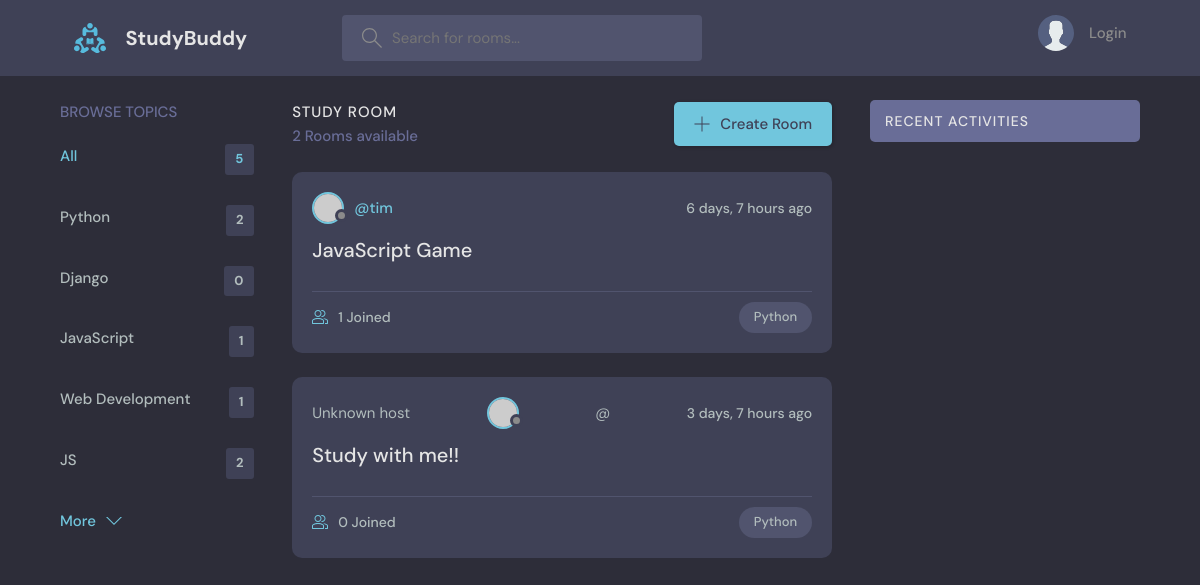
The app's page /?q=Python, older data.
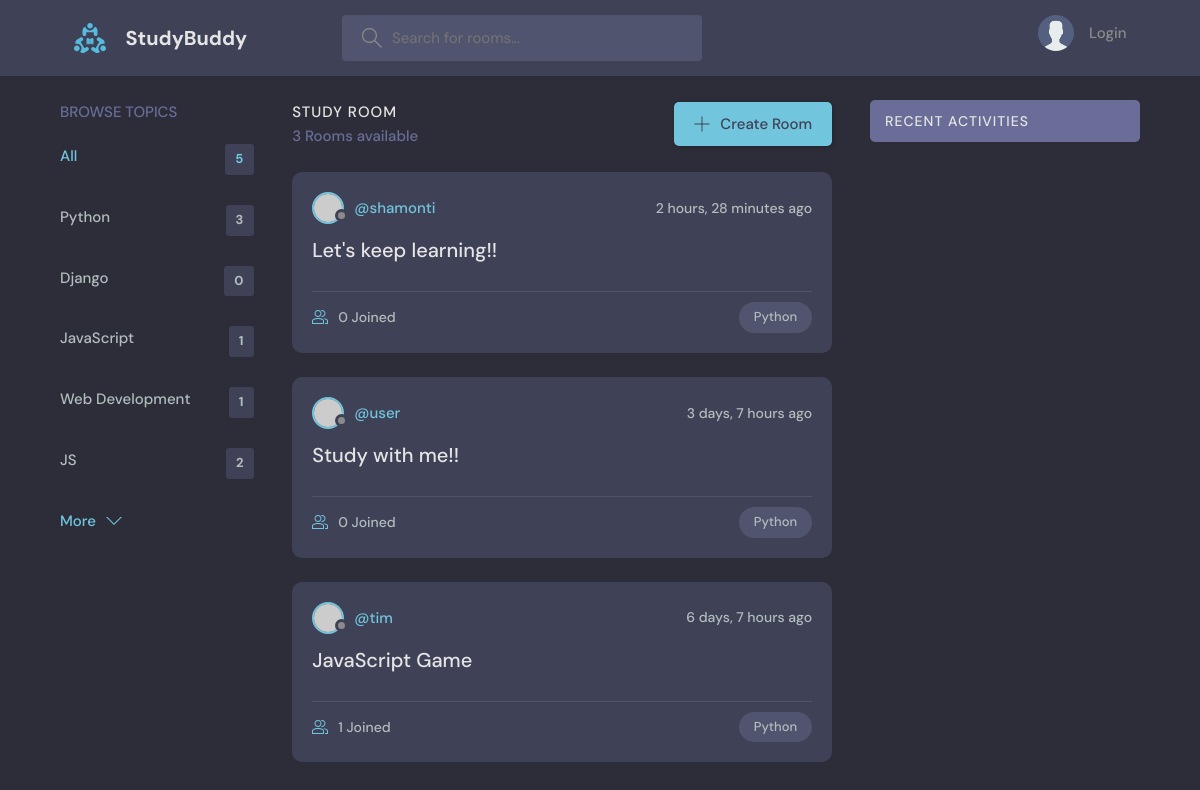
The same page, newer data.
### base/models.py (models this page shows, shortened)
class Topic(models.Model):
    name = models.CharField(max_length=200)

class Room(models.Model):
    host = models.ForeignKey(User, on_delete=models.SET_NULL, null=True)
    topic = models.ForeignKey(Topic, on_delete=models.SET_NULL, null=True)
    name = models.CharField(max_length=200)
    description = models.TextField(null=True, blank=True)
    participants = models.ManyToManyField(User, related_name='participants', blank=True)
    updated = models.DateTimeField(auto_now=True)
    created = models.DateTimeField(auto_now_add=True)
    class Meta:
        ordering = ['-updated', '-created']

### base/views.py (the view)
# urls.py: path('', views.home, name='home'),
def home(request):
    q = request.GET.get('q') if request.GET.get('q') != None else ''
    rooms = Room.objects.filter(Q(topic__name__icontains = q) |
                                Q(name__icontains = q) |
                                Q(description__icontains = q)
                                )
    room_count = rooms.count()
    room_messages = Message.objects.filter(Q(room__topic__name__icontains = q))
    topics = Topic.objects.all()
    context = {'rooms': rooms, 'topics': topics, 'room_count': room_count, 'room_messages': room_messages}
    return render(request, 'base/home.html', context)

### base/templates/base/home.html (shortened to what this page needs)
{% extends "main.html" %}
{% block content %}
<main class="layout layout--3">
      <div class="container">
        {% include "base/topics_component.html" %}
        <div class="roomList">
          <div class="roomList__header">
            <div>
              <h2>Study Room</h2>
              <p>{{room_count}} Rooms available</p>
            </div>
            <a class="btn btn--main" href="{% url "create-room" %}">
              <svg version="1.1" xmlns="http://www.w3.org/2000/svg" width="32" height="32" viewBox="0 0 32 32">
                <title>add</title>
                <path
                  d="M16.943 0.943h-1.885v14.115h-14.115v1.885h14.115v14.115h1.885v-14.115h14.115v-1.885h-14.115v-14.115z"
                ></path>
              </svg>
              Create Room
            </a>
          </div>
        {% include "base/feed_component.html" %}
        </div>
        {% include "base/activity_component.html" %}
      </div>
</main>
{% endblock content %}

### base/templates/base/topics_component.html
<div class="topics">
  <div class="topics__header">
    <h2>Browse Topics</h2>
  </div>
  <ul class="topics__list">
    <li>
      <a href="{% url "home" %}" class="active">All <span>{{topics.count}}</span></a>
    </li>
    {% for topic in topics %}
    <li>
      <a href="{% url "home" %}?q={{topic.name}}">{{topic.name}} <span>{{topic.room_set.all.count}}</span></a>
    </li>
    {% endfor %}
  </ul>
  <a class="btn btn--link" href="topics.html">
    More
    <svg version="1.1" xmlns="http://www.w3.org/2000/svg" width="32" height="32" viewBox="0 0 32 32">
      <title>chevron-down</title>
      <path d="M16 21l-13-13h-3l16 16 16-16h-3l-13 13z"></path>
    </svg>
  </a>
</div>

### base/templates/base/feed_component.html (shortened to what this page needs)
  {% for room in rooms %}
  <div class="roomListRoom">
    <div class="roomListRoom__header">
      {% if room.host %}
      <a href="{% url "user-profile" room.host.id %}" class="roomListRoom__author">
      {% else %}
      <span>Unknown host</span>
      {% endif %}
        <div class="avatar avatar--small">
          <img src="https://randomuser.me/api/portraits/women/11.jpg" />
        </div>
        <span>@{{room.host.username}}</span>
      </a>
      <div class="roomListRoom__actions">
        <span>{{room.created|timesince}} ago</span>
      </div>
    </div>
    <div class="roomListRoom__content">
      <a href="{% url "room" room.id %}">{{room.name}}</a>
    </div>
    <div class="roomListRoom__meta">
      <a href="{% url "room" room.id %}" class="roomListRoom__joined">
        {{room.participants.count}} Joined
      </a>
      <p class="roomListRoom__topic">{{room.topic.name}}</p>
    </div>
  </div>
  {% endfor %}

Row changes from the older to the newer data that the page shows:
removed Room: shows "Unknown host", created "3 days, 7 hours", name "Study with me!!", participants.count "0", topic.name "Python"
computed for Topic "Python": room_set.all.count "2" → "3"
added Room: host.username "shamonti", created "2 hours, 28 minutes", name "Let's keep learning!!", participants.count "0", topic.name "Python"
added Room: host.username "user", created "3 days, 7 hours", name "Study with me!!", participants.count "0", topic.name "Python"
Text that changed along with them:
{{ room_count }}: "2" → "3"
